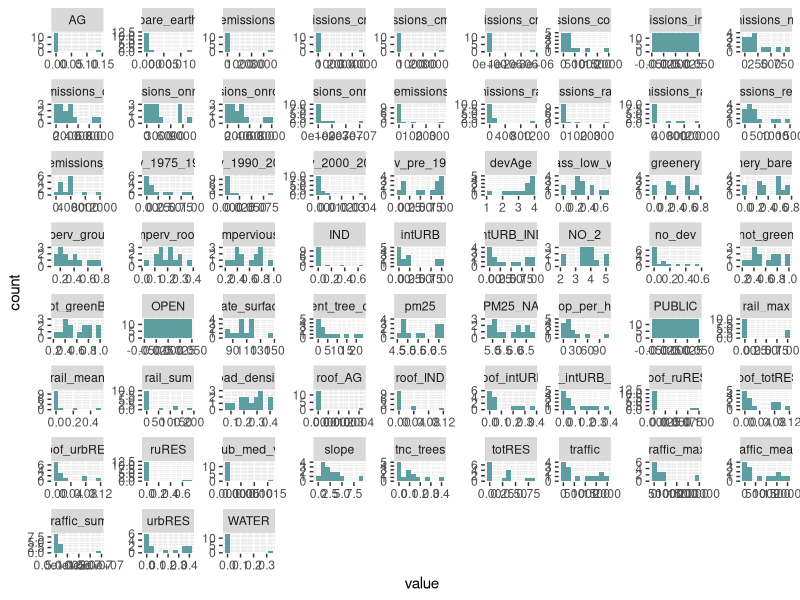
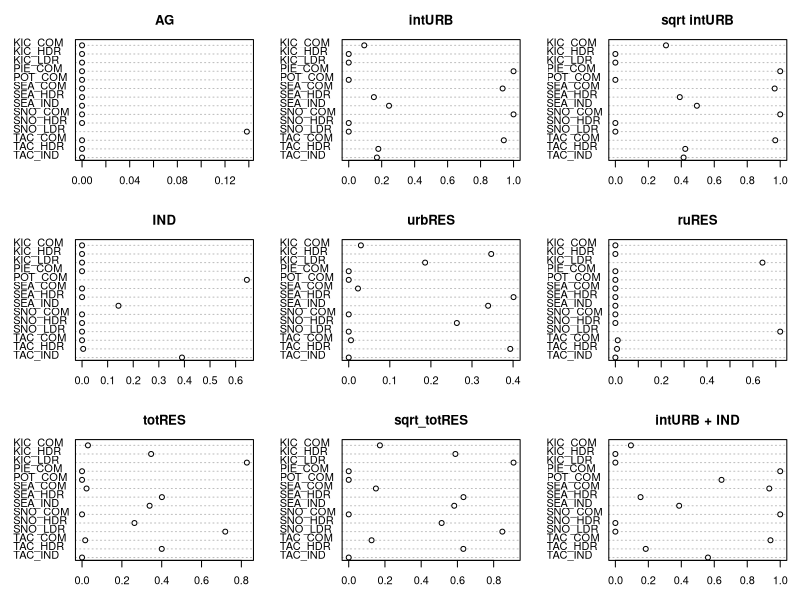
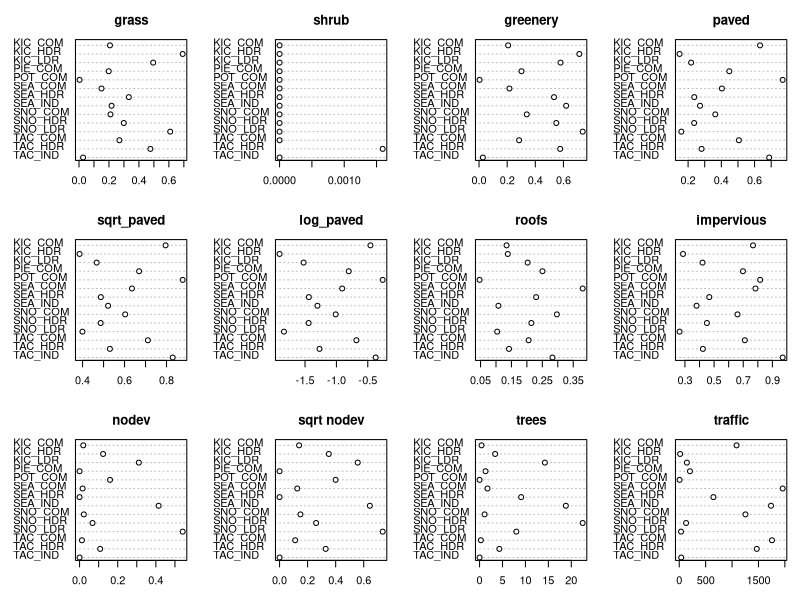
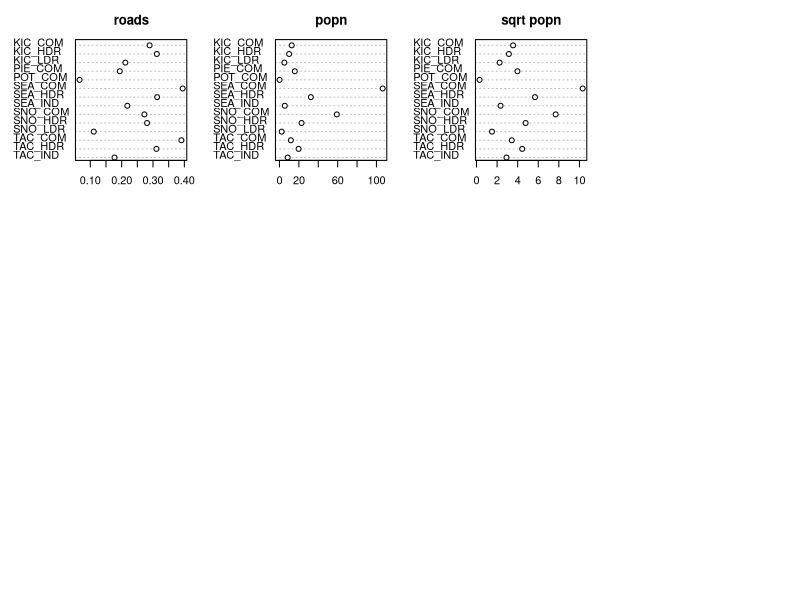
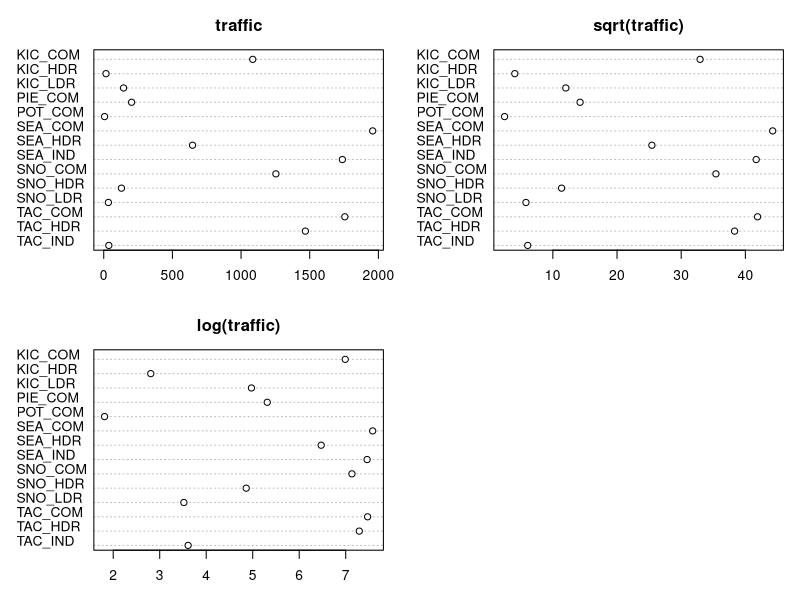
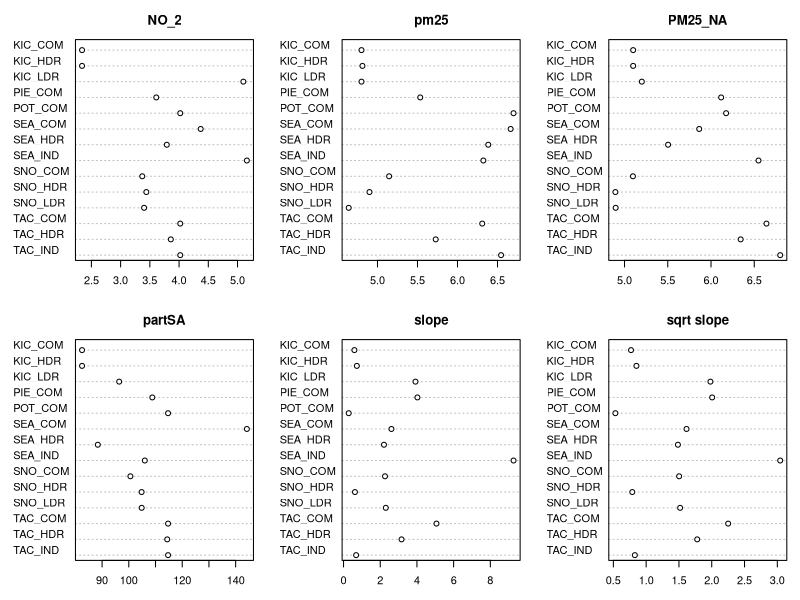
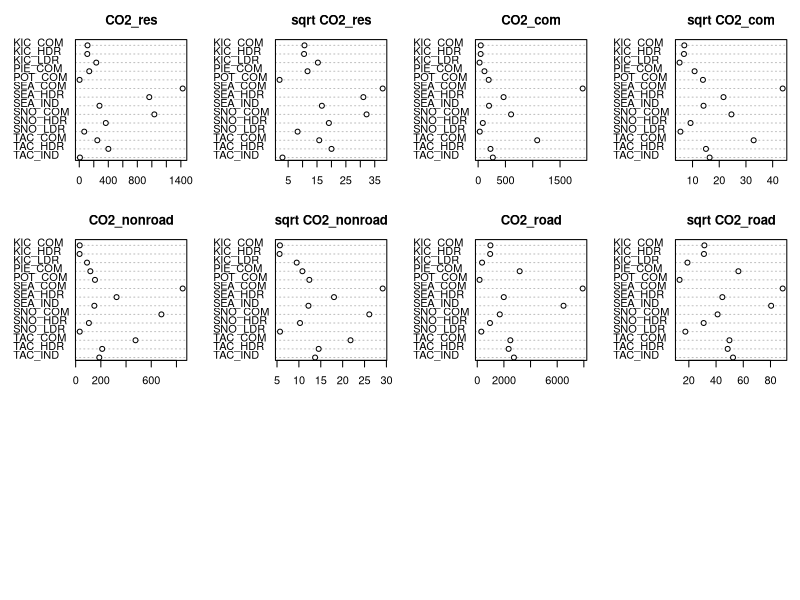
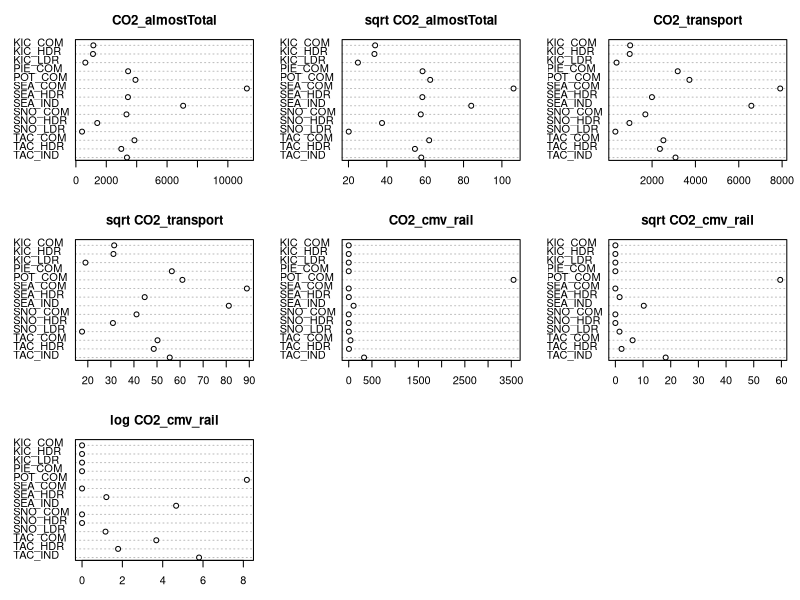

Here is the R script that generated these plots, in order: (Note: this script raises an error after producing the figures.)
# Get raw spatial predictors and prepare them by standardizing as needed.
# Note that this version obtains the raw spatial predictors extracted directly from Earth Engine,
# rather than the spatial predictors in the python notebook, that were copied and pasted into a csv file.

# Additionally, v4 also processes landuse percentage predictors, with landuse based on WA commerce landuses

# avg_AADT = average annual daily traffic
# Feb 17, 2022: traffic predictor changed to sqrt_traffic
# Jan 4, 2023: add CO2_ccorr (cmv, commercial, onroad, rail, residential) & CO2_corr (cmv, onroad, rail, residential)
# Jun 7, 2023: remove CO2_tot as a predictor; it includes categories that are not in our catchment regions!  
#              CO2_cor is now CO2_transport; CO2_ccorr is now CO2_almostTotal.  Also updated figure-generating for the tech doc

# Author: Eva Dusek Jennings
# Date: Jun 16, 2023
# Rev:  Apr 28, 2025 - add bare earth and generate greenery_bareEarth
# Rev:  Jun 2, 2025  - add road density
# Rev:  Jun 6, 2025  - add CO2_cmv_rail (sqrt & log-transformed) and sqrt_paved
# Rev:  Jun 16, 2025  - add June2025_predictors.csv columns, including max, mean, sum of traffic and CO2 predictors
# Rev:  Dec 17, 2025 - add tnc_trees, to be used instead of percent_tree_cover
#---------------------------------------------

library(tidyverse)
#library(magrittr)
library("lattice")

sp <- read.csv(file="../data/spatial_predictors_raw_v3.csv") %>%            ### Make sure its the right version here!
  dplyr::rename(location=Location_N) %>%   #rename column "Location_N" to "location"
  dplyr::filter(! (location %in% c("POSOUTFALL_60",  #remove the following sites: Port of Seattle outfall (unrepresentative of other watersheds)
                            "PIEHIRES_OUT",   #                            Pierce County High Residential (data were collected in the middle of a stream)
                            "PIELORES_OUT"))) %>%  #                            Pierce County Low Residential (data collected in the middle of a stream)  
                    #NOTE: Centering and scaling happen in this script, so the mean & sd for standardization will NOT include these sites.
  dplyr::mutate(loc = case_when(  #add shorthand location names
    location == "KICLDRS8D_OUT" ~ "KIC_LDR",
    location == "KICHDRS8D_OUT" ~ "KIC_HDR",
    location == "KICCOMS8D_OUT" ~ "KIC_COM",
    location == "SEAI1S8D_OUT" ~ "SEA_IND",
    location == "SEAC1S8D_OUT" ~ "SEA_COM",
    location == "SEAR1S8D_OUT" ~ "SEA_HDR",
    location == "SNO_COM" ~ "SNO_COM",
    location == "SNO_LDR" ~ "SNO_LDR",
    location == "SNO_HDR" ~ "SNO_HDR",
    location == "TAC001S8D_OF235" ~ "TAC_COM",
    location == "TAC003S8D_OF245" ~ "TAC_IND",
    location == "TFWFD1" ~ "TAC_HDR",
    location == "PIECOMM_OUT" ~ "PIE_COM",
    location == "POT564S8D_OUT" ~ "POT_COM"
    ))
 

#create a new column for proportion of development by age as a continuous variable, where the larger
#  the number, the larger the proportion of old development.  Numbers close to 0 either have very new
#  development, or very little development.
sp$devAge <- 4*sp$dev_pre_1975 + 3*sp$dev_1975_1990 + 2*sp$dev_1990_2000 + 1*sp$dev_2000_2014

#combine some similar categories
sp$totRES <- sp$ruRES + sp$urbRES  #urban + rural residential
sp$intURB_IND <- sp$intURB + sp$IND  #intensive urban + industrial
sp$roof_intURB_IND <- sp$roof_intURB + sp$roof_IND  #roofs: intensive urban + industrial
sp$roof_totRES <- sp$roof_ruRES + sp$roof_urbRES  #roofs: intensive urban + industrial
sp$greenery <- sp$grass_low_veg + sp$shrub_med_veg + sp$tnc_trees  #low, med and high veg
sp$greenery_bareEarth <- sp$greenery + sp$bare_earth
sp$not_greenBE <- 1-sp$greenery_bareEarth
sp$not_green <- 1-sp$greenery

# sp$greenery_old <- sp$grass_low_veg + sp$shrub_med_veg + sp$percent_tree_cover/100  #low, med and high veg
# sp$greenery_bareEarth_old <- sp$greenery_old + sp$bare_earth
# sp$not_greenBE_old <- 1-sp$greenery_bareEarth_old
# sp$not_green_old <- 1-sp$greenery_old

#look at histograms of the data; determine which columns require log-transformation;
#  look for explanatory variables that have extreme observations; these will likely need
#  a transformation applied to them
ggplot(gather(subset(sp, select=-c(location, loc))), aes(value)) +
  geom_histogram(bins=10, fill = "cadetBlue") +
  facet_wrap(~key, scales = "free")

sp$loc <- as.factor(sp$loc)

#use cleveland dotcharts to determine which predictors have extreme values and thus require xforms
op <- par(mfrow=c(3,3), mar=c(3,3,3,1))
dotchart(sp$AG, main="AG", group=sp$loc)  #agriculture and silviculture
#dotchart(sqrt(sp$AG), main="sqrtAG", group=sp$loc)  #agriculture
dotchart(sp$intURB, main="intURB", group=sp$loc)  #intensive urban
dotchart(sqrt(sp$intURB), main="sqrt intURB", group=sp$loc)  #intensive urban
#dotchart(log(sp$intURB), main="logIntURB", group=sp$loc)  #intensive urban
dotchart(sp$IND, main="IND", group=sp$loc)  #industrial
dotchart(sp$urbRES, main="urbRES", group=sp$loc)  #urban residential
dotchart(sp$ruRES, main="ruRES", group=sp$loc)  #rural residential
dotchart(sp$totRES, main="totRES", group=sp$loc)  #total residential (urban + rural res)
dotchart(sqrt(sp$totRES), main="sqrt_totRES", group=sp$loc)  #total residential (urban + rural res)
dotchart(sp$intURB_IND, main="intURB + IND", group=sp$loc)
#looks like the following require strong transformations: 
#the following may require weak transformations: intURB
#the following are uninformative b/c of low data quantities: AG, ruRES, IND
#transformations applied: sqrt(intURB), sqrt(totRES); keep intURB and totRES as well
#1. predictors to keep: intURB, sqrt(intURB), urbRES, totRES, sqrt(totRES), intURB+IND

op <- par(mfrow=c(3,4), mar=c(3,3,3,1))
dotchart(sp$grass_low_veg, main="grass", group=sp$loc)  
dotchart(sp$shrub_med_veg, main="shrub", group=sp$loc) 
dotchart(sp$greenery, main="greenery", group=sp$loc)
dotchart(sp$imperv_ground, main="paved", group=sp$loc)  
dotchart(sqrt(sp$imperv_ground), main="sqrt_paved", group=sp$loc)  
dotchart(log(sp$imperv_ground), main="log_paved", group=sp$loc)  
dotchart(sp$imperv_roofs, main="roofs", group=sp$loc)  
dotchart(sp$impervious, main="impervious", group=sp$loc)
#dotchart(log(sp$no_dev*100+1), main="log_nodev", group=sp$loc)  
dotchart(sp$no_dev, main="nodev", group=sp$loc)  
dotchart(sqrt(sp$no_dev), main="sqrt nodev", group=sp$loc)  
dotchart(sp$percent_tree_cover, main="trees", group=sp$loc)  
dotchart(sp$traffic, main="traffic", group=sp$loc)  
dotchart(sp$road_density, main="roads", group=sp$loc)
dotchart(sp$pop_per_ha, main="popn", group=sp$loc) 
dotchart(sqrt(sp$pop_per_ha), main="sqrt popn", group=sp$loc) 
#dotchart(log(sp$pop_per_ha), main="log popn", group=sp$loc)  #too much
#looks like the following require strong transformations:
#the following may require weak transformations: nodev, popn
#the following are uninformative b/c of low data quantities: shrub
#transformations: sqrt(popn), sqrt(nodev); keep nodev as well...
#2. predictors to keep: grass, greenery, paved, roofs, impervious, sqrt(nodev), nodev,
#   trees, traffic, sqrt(popn)

#look at just traffic - option of transforming it to better deal with high traffic volumes 
#  not captured in our dataset
op <- par(mfrow=c(2,2), mar=c(3,3,3,1))
dotchart(sp$traffic, main="traffic", group=sp$loc)  
dotchart(sqrt(sp$traffic), main="sqrt(traffic)", group=sp$loc)  
dotchart(log(sp$traffic), main="log(traffic)", group=sp$loc)  
#while the traffic data don't really require a transformation, sqrt-transformation does improve
# the fit a bit.  log-transformation is too much.
# since actual traffic data range much higher than our dataset, Christian requests sqrt(traffic) transformation


op <- par(mfrow=c(2,3), mar=c(3,3,3,1))
dotchart(sp$NO_2, main="NO_2", group=sp$loc)
dotchart(sp$pm25, main="pm25", group=sp$loc)  
dotchart(sp$PM25_NA, main="PM25_NA", group=sp$loc)  
dotchart(sp$particulate_surface_area, main="partSA", group=sp$loc)
#dotchart(sqrt(sp$particulate_surface_area), main="sqrt partSA", group=sp$loc)  #no improvement on partSA
dotchart(sp$slope, main="slope", group=sp$loc)
dotchart(sqrt(sp$slope), main="sqrt slope", group=sp$loc)
#looks like the following require strong transformations:
#the following may require weak transformations: nodev, slope, partSA
#the following are uninformative b/c of low data quantities: shrub
#transformations: sqrt(slope); keep slope as well...
#3. predictors to keep: NO_2, pm25, PM25_NA, partSA, slope, sqrt(slope)

par(mfrow=c(3,4))
dotchart(sp$CO_emissions_residential, main="CO2_res", group=sp$loc)
dotchart(sqrt(sp$CO_emissions_residential), main="sqrt CO2_res", group=sp$loc)
# dotchart(sp$CO_emissions_total, main="CO2_tot", group=sp$loc)                     #don't use CO2_tot in our study! It includes categories missing in our catchment regions!
# dotchart(sqrt(sp$CO_emissions_total), main="sqrt CO2_tot", group=sp$loc)          #  (e.g., cement, airports, electrical production)
dotchart(sp$CO_emissions_commercial, main="CO2_com", group=sp$loc)
dotchart(sqrt(sp$CO_emissions_commercial), main="sqrt CO2_com", group=sp$loc)
dotchart(sp$CO_emissions_nonroad, main="CO2_nonroad", group=sp$loc)
dotchart(sqrt(sp$CO_emissions_nonroad), main="sqrt CO2_nonroad", group=sp$loc)
dotchart(sp$CO_emissions_onroad, main="CO2_road", group=sp$loc)
dotchart(sqrt(sp$CO_emissions_onroad), main="sqrt CO2_road", group=sp$loc)
#the following are uninformative b/c of low data quantities: CO_emissions_industrial
#transformations: sqrt(CO2_res), sqrt(CO2_road), sqrt(CO2_nonroad), sqrt(CO2_com); 
#4. predictors to keep: sqrt(CO2_res), sqrt(CO2_road), sqrt(CO2_nonroad), 
#     sqrt(CO2_com)

#try a new set of CO2 predictors: CO2_almostTotal and CO2_transport
sp$CO_almostTotal <- sp$CO_emissions_cmv + sp$CO_emissions_commercial + sp$CO_emissions_onroad + sp$CO_emissions_rail +
  sp$CO_emissions_residential
#sp$CO_corr <- sp$CO_emissions_cmv + sp$CO_emissions_onroad + sp$CO_emissions_rail + sp$CO_emissions_residential
sp$CO_transport <- sp$CO_emissions_cmv + sp$CO_emissions_onroad + sp$CO_emissions_rail  #this is general movement of goods/ people category
sp$CO_cmv_rail <- sp$CO_emissions_cmv + sp$CO_emissions_rail  #only include cmv (marine-related) and rail

par(mfrow=c(3,3))
dotchart(sp$CO_almostTotal, main="CO2_almostTotal", group=sp$loc)
dotchart(sqrt(sp$CO_almostTotal), main="sqrt CO2_almostTotal", group=sp$loc)
# dotchart(sp$CO_corr, main="CO2_corr", group=sp$loc)
# dotchart(sqrt(sp$CO_corr), main="sqrt CO2_corr", group=sp$loc)
dotchart(sp$CO_transport, main="CO2_transport", group=sp$loc)
dotchart(sqrt(sp$CO_transport), main="sqrt CO2_transport", group=sp$loc)
dotchart(sp$CO_cmv_rail, main="CO2_cmv_rail", group=sp$loc)
dotchart(sqrt(sp$CO_cmv_rail), main="sqrt CO2_cmv_rail", group=sp$loc)
dotchart(log(1 + sp$CO_cmv_rail), main="log CO2_cmv_rail", group=sp$loc)
#use sqrt_CO2_almostTotal, and sqrt_CO2_transport

# #these were attempts to figure out how to combine CO2 data wiht traffic data.  Not my favorite for explainability and justifiability
# sp$CO_cmv_rail_percent <- sp$CO_cmv_rail / sp$CO_transport
# sp$CO_MarineRail_to_Road_ratio <- sp$CO_cmv_rail / sp$CO_emissions_onroad
# dotchart(sp$CO_MarineRail_to_Road_ratio, main="ratio CMV/Rail to Onroad CO2", group=sp$loc)

#combine some sources of emissions (road, rail, marine = transport)
sp$CO_transport_max <- sp$CO_emissions_cmv_max + sp$CO_emissions_onroad_max + sp$CO_emissions_rail_max
sp$CO_transport_mean <- sp$CO_emissions_cmv_mean + sp$CO_emissions_onroad_mean + sp$CO_emissions_rail_mean
sp$CO_transport_sum <- sp$CO_emissions_cmv_sum + sp$CO_emissions_onroad_sum + sp$CO_emissions_rail_sum

par(mfrow=c(4,3))
dotchart(sp$CO_emissions_cmv_max, main="CO2_cmv_max", group=sp$loc)
dotchart(sp$CO_emissions_cmv_mean, main="CO2_cmv_mean", group=sp$loc)
dotchart(sp$CO_emissions_cmv_sum, main="CO2_cmv_sum", group=sp$loc)
dotchart(sp$CO_emissions_onroad_max, main="CO2_road_max", group=sp$loc)
dotchart(sp$CO_emissions_onroad_mean, main="CO2_road_mean", group=sp$loc)
dotchart(sp$CO_emissions_onroad_sum, main="CO2_road_sum", group=sp$loc)
dotchart(sp$CO_emissions_rail_max, main="CO2_rail_max", group=sp$loc)
dotchart(sp$CO_emissions_rail_mean, main="CO2_rail_mean", group=sp$loc)
dotchart(sp$CO_emissions_rail_sum, main="CO2_rail_sum", group=sp$loc)
dotchart(sp$CO_transport_max, main="CO2_transport_max", group=sp$loc)
dotchart(sp$CO_transport_mean, main="CO2_transport_mean", group=sp$loc)
dotchart(sp$CO_transport_sum, main="CO2_transport_sum", group=sp$loc)

par(mfrow=c(2, 3))
dotchart(sp$CO_transport_max, main="CO2_transport_max", group=sp$loc)
dotchart(sp$CO_transport_mean, main="CO2_transport_mean", group=sp$loc)
dotchart(sp$CO_transport_sum, main="CO2_transport_sum", group=sp$loc)
dotchart(sqrt(sp$CO_transport_max), main="sqrt_CO2_transport_max", group=sp$loc)
dotchart(sqrt(sp$CO_transport_mean), main="sqrt_CO2_transport_mean", group=sp$loc)
dotchart(sqrt(sp$CO_transport_sum), main="sqrt_CO2_transport_sum", group=sp$loc)


par(mfrow=c(4,3))
dotchart(sp$rail_max, main="rail_max", group=sp$loc)
dotchart(sp$rail_mean, main="rail_mean", group=sp$loc)
dotchart(sp$rail_sum, main="rail_sum", group=sp$loc)
dotchart(sp$rail_max, main="rail_max", group=sp$loc)
dotchart(sqrt(sp$rail_mean), main="sqrt_rail_mean", group=sp$loc)
dotchart(sqrt(sp$rail_sum), main="sqrt_rail_sum", group=sp$loc)
dotchart(sp$traffic_max, main="traffic_max", group=sp$loc)
dotchart(sp$traffic_mean, main="traffic_mean", group=sp$loc)
dotchart(sp$traffic_sum, main="traffic_sum", group=sp$loc)
dotchart(sqrt(sp$traffic_max), main="sqrt_traffic_max", group=sp$loc)
dotchart(sqrt(sp$traffic_mean), main="sqrt_traffic_mean", group=sp$loc)
dotchart(sqrt(sp$traffic_sum), main="sqrt_traffic_sum", group=sp$loc)



par(mfrow=c(3,2))
#dotchart(sp$no_dev, main="nodev", group=sp$loc)  
dotchart(sp$dev_pre_1975, main="dev pre 1975", group=sp$loc)  
dotchart(sp$dev_1975_1990, main="dev 1975-1990", group=sp$loc)  
dotchart(sp$dev_1990_2000, main="dev 1990-2000", group=sp$loc)  
dotchart(sp$dev_2000_2014, main="dev 2000-2014", group=sp$loc)  
dotchart(sp$devAge, main="dev age", group=sp$loc)  
# dotchart(sqrt(sp$devAge), main="sqrt dev age", group=sp$loc)
# dotchart(log(sp$devAge), main="ln dev age", group=sp$loc)
# dotchart(exp(sp$devAge), main="exp dev age", group=sp$loc)
dotchart((sp$devAge)^2, main="dev age squared", group=sp$loc)
#transformations: devAge^2; keep devAge as well...
#5. predictors to keep: dev_pre_1975, dev_1975_1990, dev_1990_2000, dev_2000_2014,
#   devAge, devAge2

par(mfrow=c(3,3))
#dotchart(sp$roof_AG, main="roof_AG", group=sp$loc)  #only one site, with very low proportion; don't use!
#dotchart(sp$roof_IND, main="roof_IND", group=sp$loc)  
dotchart(sp$roof_intURB, main="roof_intURB", group=sp$loc)  
dotchart(sqrt(sp$roof_intURB), main="sqrt roof_intURB", group=sp$loc)  
#dotchart(sp$roof_ruRES, main="roof_ruRES", group=sp$loc)  
dotchart(sp$roof_urbRES, main="roof_urbRES", group=sp$loc) 
dotchart(sqrt(sp$roof_urbRES), main="sqrt roof_urbRES", group=sp$loc) 
dotchart(sp$roof_intURB_IND, main="roof_intURB + IND", group=sp$loc)
dotchart(sqrt(sp$roof_intURB_IND), main="sqrt roof_intURB + IND", group=sp$loc)
dotchart(sp$roof_totRES, main="roof_totRES", group=sp$loc)
dotchart(sqrt(sp$roof_totRES), main="sqrt roof_totRES", group=sp$loc)
#looks like the following require strong transformations:
#the following may require weak transformations: roof_intURB, roof_urbRES, roof_intURB+IND, roof_totRES
#the following are uninformative b/c of low data quantities: roof_AG, roof_IND, roof_ruRES
#transformations: sqrt(roof_intURB), sqrt(roof_urbRES), sqrt(roof_intURB+IND); sqrt(roof_totRES);
#  keep untransformed versions as well, to see if untransformed data fit well for various COCs
#6. predictors to keep: roof_intURB, sqrt(roof_intURB), roof_urbRES, sqrt(roof_urbRES),
#   roof_intURB+IND, sqrt(roof_intURB+IND), roof_totRES, sqrt(roof_totRES)




#create new columns for transformed data
sp_t <- sp %>%
  dplyr::relocate(location, loc) %>%  #relocate "location" column to first column
  # dplyr::select(-c(loc)) %>%  #remove temporary column "loc"
  dplyr::rename(roofs=imperv_roofs, 
                paved=imperv_ground,
                trees=percent_tree_cover,
                nodev=no_dev,
                grass=grass_low_veg,
                roads=road_density,
                popn=pop_per_ha,
                no2=NO_2,
                CO2_res=CO_emissions_residential,
                CO2_com=CO_emissions_commercial,
                CO2_road=CO_emissions_onroad,
                CO2_nonroad=CO_emissions_nonroad,
                CO2_almostTotal=CO_almostTotal,
                CO2_transport=CO_transport,
                CO2_cmv_rail=CO_cmv_rail,
                pm25_na=PM25_NA,
                partSA=particulate_surface_area
                ) %>%
  dplyr::mutate(sqrt_intURB=sqrt(intURB),
                sqrt_totRES=sqrt(totRES),
                sqrt_nodev=sqrt(nodev),
                log_paved=log(paved),
                sqrt_popn=sqrt(popn),
                sqrt_traffic=sqrt(traffic),
                sqrt_traffic_max=sqrt(sp$traffic_max),
                sqrt_traffic_mean=sqrt(sp$traffic_mean), 
                sqrt_traffic_sum=sqrt(sp$traffic_sum),
                sqrt_slope=sqrt(slope),
                sqrt_CO2_res=sqrt(CO2_res),
                sqrt_CO2_com=sqrt(CO2_com),
                sqrt_CO2_road=sqrt(CO2_road),
                sqrt_CO2_nonroad=sqrt(CO2_nonroad),
                sqrt_CO2_almostTotal=sqrt(CO2_almostTotal),
                sqrt_CO2_transport=sqrt(CO2_transport),
                sqrt_CO2_cmv_rail=sqrt(CO2_cmv_rail),
                log_CO2_cmv_rail=log(1 + CO2_cmv_rail),
                sqrt_CO2_transport_max=sqrt(sp$CO_transport_max),
                sqrt_CO2_transport_mean=sqrt(sp$CO_transport_mean),
                sqrt_CO2_transport_sum=sqrt(sp$CO_transport_sum),
                devAge2=devAge^2,
                sqrt_roof_intURB=sqrt(roof_intURB),
                sqrt_roof_urbRES=sqrt(roof_urbRES),
                sqrt_roof_intURB_IND=sqrt(roof_intURB_IND),
                sqrt_roof_totRES=sqrt(roof_totRES)
  ) %>%
  dplyr::select(location,
                loc,
                ruRES,
                urbRES,
                totRES, #sqrt_totRES,
                intURB, #sqrt_intURB,
                intURB_IND,
                grass,
                greenery,
                greenery_bareEarth,
                not_greenBE,
                not_green,
                paved,
                log_paved,
                roofs,
                impervious,
                nodev, #sqrt_nodev,
                trees,
                sqrt_traffic, #traffic,  
                sqrt_traffic_max,
                sqrt_traffic_mean,
                sqrt_traffic_sum,
                roads,
                rail_max,
                rail_mean,
                rail_sum,
                sqrt_popn,
                no2,
                #pm25,
                pm25_na,
                partSA,
                sqrt_slope, #slope,
                sqrt_CO2_res,
                sqrt_CO2_com,
                sqrt_CO2_road,
                sqrt_CO2_nonroad,
                sqrt_CO2_almostTotal,
                sqrt_CO2_transport,
                sqrt_CO2_cmv_rail,
                log_CO2_cmv_rail,
                sqrt_CO2_transport_max,
                sqrt_CO2_transport_mean,
                sqrt_CO2_transport_sum,
                #dev_pre_1975,
                #dev_1975_1990,
                #dev_1990_2000,
                #dev_2000_2014,
                #devAge, 
                devAge2,
                roof_intURB, #sqrt_roof_intURB,
                roof_urbRES, #sqrt_roof_urbRES,
                roof_intURB_IND, #sqrt_roof_intURB_IND,
                roof_totRES #sqrt_roof_totRES,
                #AG
  )
                
              

sp_means <- sp_sds <- rep(NA, ncol(sp_t))
sp_means[3:ncol(sp_t)] <- colMeans(sp_t[, 3:ncol(sp_t)])
sp_sds[3:ncol(sp_t)] <- apply(sp_t[,3:ncol(sp_t)], 2, sd)

sp_std <- t((t(sp_t[, 3:ncol(sp_t)])-sp_means[3:ncol(sp_t)])/sp_sds[3:ncol(sp_t)])
sp_std <- data.frame(location=as.factor(sp_t[,c("location")]), loc=as.factor(sp_t[,c("loc")]), sp_std)
sp_final <- sp_std

write.csv(sp_final, file="../processed_data/spatial_predictors_standardized.csv", row.names=FALSE)


#save mean and sd for standardization as a csv file
sp_standardization_values <- data.frame(mean=sp_means[3:length(sp_means)],
                                        sd=sp_sds[3:length(sp_sds)])
rownames(sp_standardization_values) <- colnames(sp_t[3:ncol(sp_t)])

write.csv(sp_standardization_values, file="../processed_data/spatial_predictor_standardization_values.csv", row.names=TRUE)










#---------#
#  plots  #
#---------#


sp_test <- sp_final[,-1]
sp_2 <-
  pivot_longer(sp_test,
             cols=c(2:30))
dotplot(loc~value | name,  data=sp_2)

#dotchart(as.matrix(sp_test[, c(2:ncol(sp_test))]), groups=sp_test$loc)


#create new columns for transformed data
sp_1 <- sp %>%
  dplyr::relocate(loc) %>%  #relocate "loc" column to first column
  dplyr::rename(roofs=imperv_roofs, 
                paved=imperv_ground,
                trees=percent_tree_cover,
                nodev=no_dev,
                grass=grass_low_veg,
                popn=pop_per_ha,
                no2=NO_2,
                CO2_res=CO_emissions_residential,
                CO2_com=CO_emissions_commercial,
                CO2_road=CO_emissions_onroad,
                CO2_nonroad=CO_emissions_nonroad,
                CO2_almostTotal=CO_almostTotal,
                CO2_transport=CO_transport,
                pm25_na=PM25_NA,
                partSA=particulate_surface_area
  ) %>%
  dplyr::select(loc,
                ruRES,
                urbRES,
                totRES, #sqrt_totRES,
                intURB, #sqrt_intURB,
                intURB_IND,
                grass,
                greenery,
                trees,
                greenery_bareEarth,
                not_greenBE,
                paved,
                roofs,
                impervious,
                nodev, #sqrt_nodev,
                traffic, #traffic,
                popn,
                no2,
                #pm25,
                pm25_na,
                partSA,
                slope, #slope,
                CO2_res,
                CO2_com,
                CO2_road,
                CO2_nonroad,
                CO2_almostTotal,
                CO2_transport,
                #dev_pre_1975,
                #dev_1975_1990,
                #dev_1990_2000,
                #dev_2000_2014,
                #devAge, 
                devAge,
                roof_intURB, #sqrt_roof_intURB,
                roof_urbRES, #sqrt_roof_urbRES,
                roof_intURB_IND, #sqrt_roof_intURB_IND,
                roof_totRES #sqrt_roof_totRES,
                #AG
  )

#standardize the sp_1 (untransformed) predictors
sp_1_means <- sp_1_sds <- rep(NA, ncol(sp_1))
sp_1_means[2:ncol(sp_1)] <- colMeans(sp_1[, 2:ncol(sp_1)])
sp_1_sds[2:ncol(sp_1)] <- apply(sp_1[,2:ncol(sp_1)], 2, sd)
sp_1_std <- t((t(sp_1[, 2:ncol(sp_1)])-sp_1_means[2:ncol(sp_1)])/sp_1_sds[2:ncol(sp_1)])
sp_1_std <- data.frame(loc=as.factor(sp_1[,c("loc")]), sp_1_std)

#make the dataframe longer -- combine columns by predictor name
sp_1_std.a <- pivot_longer(sp_1_std,
                           cols=c(2:ncol(sp_1_std)))
names(sp_1_std.a) <- c("loc", "predictor", "standardized_value")




#create new columns for transformed data
sp_2 <- sp_1 %>%
  dplyr::mutate(sqrt_popn=sqrt(popn),
                sqrt_traffic=sqrt(traffic),
                sqrt_slope=sqrt(slope),
                sqrt_CO2_res=sqrt(CO2_res),
                sqrt_CO2_com=sqrt(CO2_com),
                sqrt_CO2_road=sqrt(CO2_road),
                sqrt_CO2_nonroad=sqrt(CO2_nonroad),
                sqrt_CO2_almostTotal=sqrt(CO2_almostTotal),
                sqrt_CO2_transport=sqrt(CO2_transport),
                devAge2=devAge^2,
  ) %>%
  dplyr::select(loc,
                sqrt_traffic, #traffic,
                sqrt_popn,
                sqrt_slope, #slope,
                sqrt_CO2_res,
                sqrt_CO2_com,
                sqrt_CO2_road,
                sqrt_CO2_nonroad,
                sqrt_CO2_almostTotal,
                sqrt_CO2_transport,
                devAge2
  )


#standardize the transformed sp_2 predictors
sp_2_means <- sp_2_sds <- rep(NA, ncol(sp_2))
sp_2_means[2:ncol(sp_2)] <- colMeans(sp_2[, 2:ncol(sp_2)])
sp_2_sds[2:ncol(sp_2)] <- apply(sp_2[,2:ncol(sp_2)], 2, sd)
sp_2_std <- t((t(sp_2[, 2:ncol(sp_2)])-sp_2_means[2:ncol(sp_2)])/sp_2_sds[2:ncol(sp_2)])
sp_2_std <- data.frame(loc=as.factor(sp_2[,c("loc")]), sp_2_std)

#make the dataframe longer -- combine columns by predictor name
sp_2_std.a <- pivot_longer(sp_2_std,
                           cols=c(2:ncol(sp_2)))
names(sp_2_std.a) <- c("loc", "predictor", "standardized_value")



#----------------------------#
#     PLOTS FOR TECH DOC     #
#----------------------------#

#plot of untransformed predictors
dotplot(loc~standardized_value | predictor,  data=sp_1_std.a, col="blue", layout=c(6,6))

#plot of untransformed predictors
dotplot(loc~standardized_value | predictor,  data=sp_2_std.a, col="red", layout=c(6,2))  #layout=(column, rows)







#-----------------------------------------------------------------------------------
# #old code
# 
# 
# #untransformed predictors
# op <- par(mfrow=c(6,5), mar=c(1,1,1,1), oma=c(0,0,0,0), xaxt="n", cex.main=1.5)
# dotchart(sp$urbRES, main="urbRES", group=sp$loc)  #urban residential
# dotchart(sp$ruRES, main="ruRES", group=sp$loc)  #rural residential
# dotchart(sp$totRES, main="totRES", group=sp$loc)  #total residential (urban + rural res)
# dotchart(sp$intURB, main="intURB", group=sp$loc, yaxt="n")  #intensive urban
# dotchart(sp$IND, main="IND", group=sp$loc)  #industrial
# dotchart(sp$intURB_IND, main="intURB_IND", group=sp$loc)
# dotchart(sp$grass_low_veg, main="grass", group=sp$loc)  
# dotchart(sp$greenery, main="greenery", group=sp$loc)
# dotchart(sp$percent_tree_cover, main="trees", group=sp$loc)  
# dotchart(sp$no_dev, main="nodev", group=sp$loc)  
# dotchart(sp$impervious, main="impervious", group=sp$loc)
# dotchart(sp$imperv_ground, main="paved", group=sp$loc)  
# dotchart(sp$imperv_roofs, main="roofs", group=sp$loc)  
# dotchart(sp$traffic, main="traffic", group=sp$loc)  
# dotchart(sp$pop_per_ha, main="popn", group=sp$loc) 
# dotchart(sp$NO_2, main="NO_2", group=sp$loc)
# dotchart(sp$PM25_NA, main="PM25_NA", group=sp$loc)  
# dotchart(sp$particulate_surface_area, main="partSA", group=sp$loc)
# dotchart(sp$slope, main="slope", group=sp$loc)
# dotchart(sp$CO_emissions_residential, main="CO2_res", group=sp$loc)
# dotchart(sp$CO_emissions_commercial, main="CO2_com", group=sp$loc)
# dotchart(sp$CO_emissions_nonroad, main="CO2_nonroad", group=sp$loc)
# dotchart(sp$CO_emissions_onroad, main="CO2_road", group=sp$loc)
# dotchart(sp$CO_almostTotal, main="CO2_almostTotal", group=sp$loc)
# dotchart(sp$CO_transport, main="CO2_transport", group=sp$loc)
# dotchart(sp$devAge, main="dev age", group=sp$loc)  
# dotchart(sp$roof_intURB, main="roof_intURB", group=sp$loc)  
# dotchart(sp$roof_ruRES, main="roof_ruRES", group=sp$loc)  
# dotchart(sp$roof_urbRES, main="roof_urbRES", group=sp$loc) 
# dotchart(sp$roof_intURB_IND, main="roof_intURB_IND", group=sp$loc)
# dotchart(sp$roof_totRES, main="roof_totRES", group=sp$loc)
# 
# 
# #transformed predictors
# op <- par(mfrow=c(6,5), mar=c(1,1,1,1), oma=c(0,0,0,0), xaxt="n", cex.main=1.5)
# #dotchart(sqrt(sp$totRES), main="sqrt_totRES", group=sp$loc)  #total residential (urban + rural res)
# #dotchart(sqrt(sp$intURB), main="sqrt_intURB", group=sp$loc, yaxt="n")  #intensive urban
# #dotchart(sqrt(sp$no_dev), main="sqrt_nodev", group=sp$loc)  
# dotchart(sqrt(sp$pop_per_ha), main="sqrt_popn", group=sp$loc) 
# dotchart(sqrt(sp$traffic), main="sqrt_traffic", group=sp$loc) 
# dotchart(sqrt(sp$slope), main="sqrt_slope", group=sp$loc)
# dotchart(sqrt(sp$CO_emissions_residential), main="sqrt_CO2_res", group=sp$loc)
# dotchart(sqrt(sp$CO_emissions_commercial), main="sqrt_CO2_com", group=sp$loc)
# dotchart(sqrt(sp$CO_emissions_nonroad), main="sqrt_CO2_nonroad", group=sp$loc)
# dotchart(sqrt(sp$CO_emissions_onroad), main="sqrt_CO2_road", group=sp$loc)
# dotchart(sqrt(sp$CO_almostTotal), main="sqrt CO2_almostTotal", group=sp$loc)
# dotchart(sqrt(sp$CO_transport), main="sqrt CO2_transport", group=sp$loc)
# dotchart((sp$devAge)^2, main="devAge^2", group=sp$loc)  
# #dotchart(sqrt(sp$roof_intURB), main="sqrt_roof_intURB", group=sp$loc)  
# #dotchart(sqrt(sp$roof_urbRES), main="sqrt_roof_urbRES", group=sp$loc) 
# #dotchart(sqrt(sp$roof_intURB_IND), main="sqrt_roof_intURB_IND", group=sp$loc)
# #dotchart(sqrt(sp$roof_totRES), main="sqrt_roof_totRES", group=sp$loc)
#               
